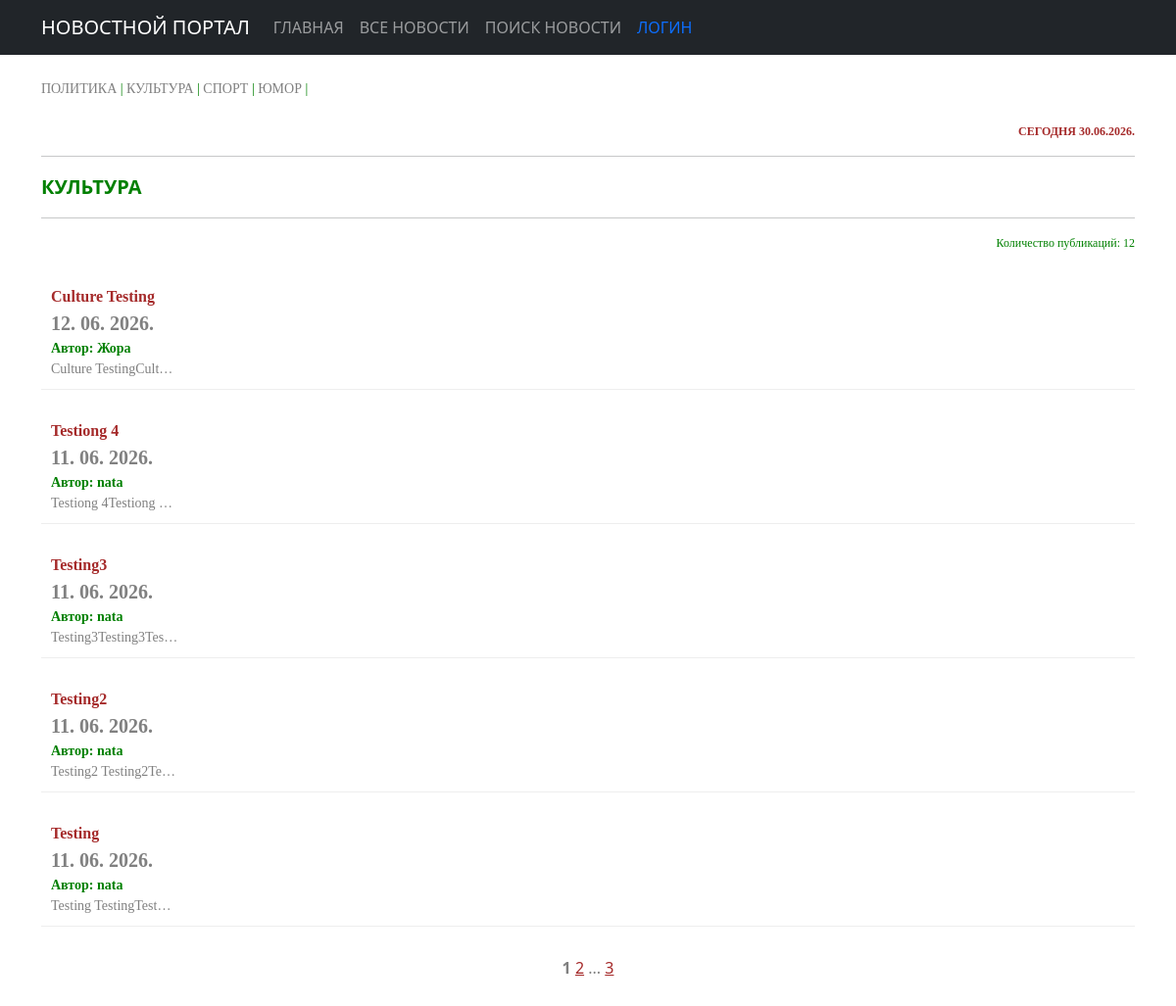
Page /news/culture/3/ on the earlier database version.
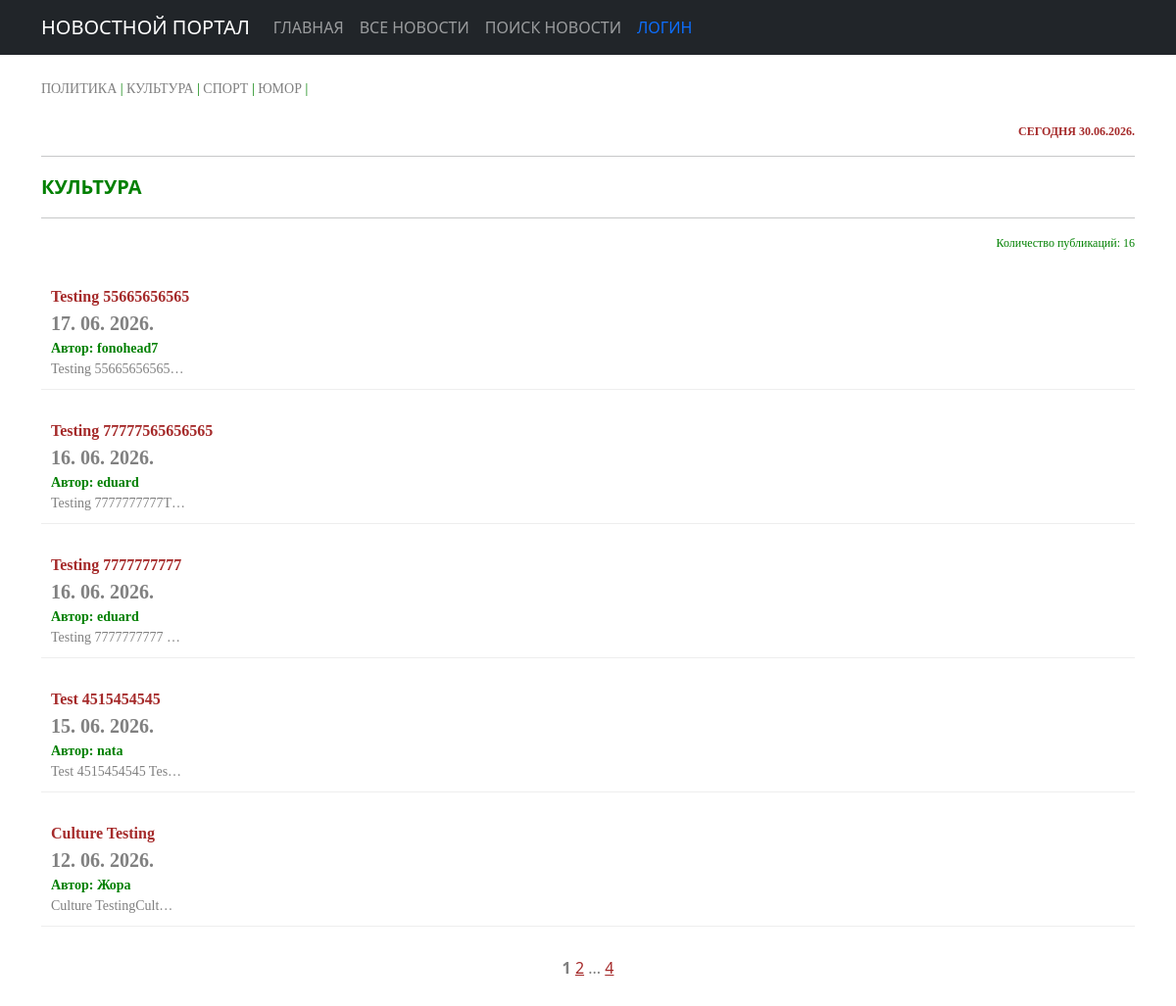
Same page on the later database version.
### news/models.py (models this page shows, shortened)
class Post(models.Model):
    ARTICLE = 'AR'
    NEWS = 'NW'
    TYPE_CHOICES = [(ARTICLE, 'Статья'), (NEWS, 'Новость')]
    author = models.ForeignKey(Author, on_delete=models.CASCADE)
    post_type = models.CharField(max_length=2, choices=TYPE_CHOICES, default=ARTICLE)
    created_at = models.DateTimeField(auto_now_add=True)
    categories = models.ManyToManyField(Category, through='PostCategory')
    title = models.CharField(max_length=250)
    text = models.TextField()
    rating = models.IntegerField(default=0)
    class Meta:
        ordering = ['-created_at']

### accounts/models.py (models this page shows, shortened)
class Author(models.Model):
    user = models.OneToOneField(User, on_delete=models.CASCADE, related_name='author')
    rating = models.IntegerField(default=0)

### news/views.py (the view)
# urls.py: path('culture/<int:category_id>/', CultureListView.as_view(), name='post_culture'),
class CultureListView(PostListView):
    template_name = 'flatpages/posts_culture.html'
    def get_queryset(self):
        category_id = self.kwargs.get('category_id')
        category = get_object_or_404(Category, id=category_id)
        queryset = Post.objects.filter(categories=category).order_by('-created_at')
        self.filterset = NewsFilter(self.request.GET, queryset=queryset)
        return self.filterset.qs
    def get_context_data(self, **kwargs):
        context = super().get_context_data(**kwargs)
        category_id = self.kwargs.get('category_id')
        category = get_object_or_404(Category, id=category_id)
        context['total_posts'] = self.get_queryset().count()
        context['current_category'] = category
        return context

### accounts/context_processors.py (called while the page is built, shortened)
def user_groups(request):
    if request.user.is_authenticated:
        has_authors_group = request.user.groups.filter(name='authors').exists()
    else:
        has_authors_group = False
    return {
        'user_has_authors_group': has_authors_group,
    }

def user_groups_context(request):
    context = {
        'user_has_authors_group': False,
        'user_has_sub_politics_group': False,
        'user_has_sub_culture_group': False,
        'user_has_sub_sport_group': False,
        'user_has_sub_humour_group': False,
    }
    return context

### news/templatetags/custom_tags.py (called while the page is built)
@register.simple_tag()
def current_time(format_string='%d.%m.%Y.'):
    return datetime.utcnow().strftime(format_string)

@register.simple_tag(takes_context=True)
def url_replace(context, **kwargs):
   d = context['request'].GET.copy()
   for k, v in kwargs.items():
       d[k] = v
   return d.urlencode()

### news/views.py (called while the page is built)
    def get_context_data(self, **kwargs):
        context = super().get_context_data(**kwargs)
        context['filterset'] = self.filterset
        context['total_posts'] = Post.objects.count()
        return context

### templates/flatpages/posts_culture.html (shortened to what this page needs)
{% extends 'flatpages/default.html' %}
{% load custom_filters %}
{% load custom_tags %}
{% block content %}
<br>
<div style="text-align: left; color: green; font-size: 14px; font-weight: normal; font-family: Tahoma;">
<a href="{% url 'news:post_politics' category_id=1 %}" class="my-category-link">ПОЛИТИКА</a> |
    <a href="{% url 'news:post_culture' category_id=3 %}" class="my-category-link">КУЛЬТУРА</a> |
    <a href="{% url 'news:post_sport' category_id=2 %}" class="my-category-link">СПОРТ</a> |
    <a href="{% url 'news:post_humour' category_id=4 %}" class="my-category-link">ЮМОР</a> |
</div>
<br>
<div style="text-align: right; color: brown; font-size: 12px; font-weight: bold; font-family: tahoma;">
    СЕГОДНЯ {% current_time %}
</div>
<hr>
<div style="text-align: left; color: green; font-size: 20px; font-weight: bold;">
        КУЛЬТУРА
</div>
<hr>
<div style="text-align: right; color: green; font-size: 12px; font-weight: normal; font-family: tahoma;">
        Количество публикаций: {{ total_posts }}
</div>
<br>
{% if posts %}
<ol style="list-style-type: none; padding: 0; margin: 0;">
    {% for post in posts %}
        <li style="margin-bottom: 20px; padding: 10px; border-bottom: 1px solid #eeeeee;">
            <div style="text-align: left; color: grey; font-family: tahoma; font-size: 16px;">
                <div style="text-align: left; font-size: 16px;color: brown; font-weight: bold;">
                    {{ post.title|censor }}</div>
                <div style="text-align: left; font-size: 20px;color: grey; font-weight: bold;">
                    {{ post.created_at|date:"d. m. Y." }}</div>
                <div style="text-align: left; font-size: 14px;color: green; font-weight: bold;">
                    Автор: {{ post.author.user.username }}</div>
                <div style="text-align: left; font-size: 14px;">
                    {{ post.text|censor|truncatechars:20 }}</div>
            </div>
        </li>
    {% endfor %}
</ol>
{% else %}
<h2>Новостей нет!</h2>
{% endif %}
<div style="color: grey; text-align: center; margin: 30px 0;">
  <strong style="color: grey;">{{ page_obj.number }}</strong>
  {% if page_obj.has_next %}
    <a href="?{% url_replace page=page_obj.next_page_number %}" style="color: brown;">
        {{ page_obj.next_page_number }}</a>
    {% if page_obj.paginator.num_pages != page_obj.next_page_number %}
      ... <a href="?{% url_replace page=page_obj.paginator.num_pages %}" style="color: brown;">
    {{ page_obj.paginator.num_pages }}</a>
    {% endif %}
  {% endif %}
</div>
{% endblock content %}

Differences in the rows shown:
no longer on this page (row unchanged): Post: title|censor "Testiong 4", created_at "11. 06. 2026.", author.user.username "nata", text|censor "Testiong 4Testiong …"
no longer on this page (row unchanged): Post: title|censor "Testing3", created_at "11. 06. 2026.", author.user.username "nata", text|censor "Testing3Testing3Tes…"
no longer on this page (row unchanged): Post: title|censor "Testing2", created_at "11. 06. 2026.", author.user.username "nata", text|censor "Testing2 Testing2Te…"
no longer on this page (row unchanged): Post: title|censor "Testing", created_at "11. 06. 2026.", author.user.username "nata", text|censor "Testing TestingTest…"
added Post: title|censor "Testing 55665656565", created_at "17. 06. 2026.", author.user.username "fonohead7", text|censor "Testing 55665656565…"
added Post: title|censor "Testing 77777565656565", created_at "16. 06. 2026.", author.user.username "eduard", text|censor "Testing 7777777777T…"
added Post: title|censor "Testing 7777777777", created_at "16. 06. 2026.", author.user.username "eduard", text|censor "Testing 7777777777 …"
added Post: title|censor "Test 4515454545", created_at "15. 06. 2026.", author.user.username "nata", text|censor "Test 4515454545 Tes…"
Other differences:
{{ total_posts }}: "12" → "16"
{{ page_obj.paginator.num_pages }}: "3" → "4"
